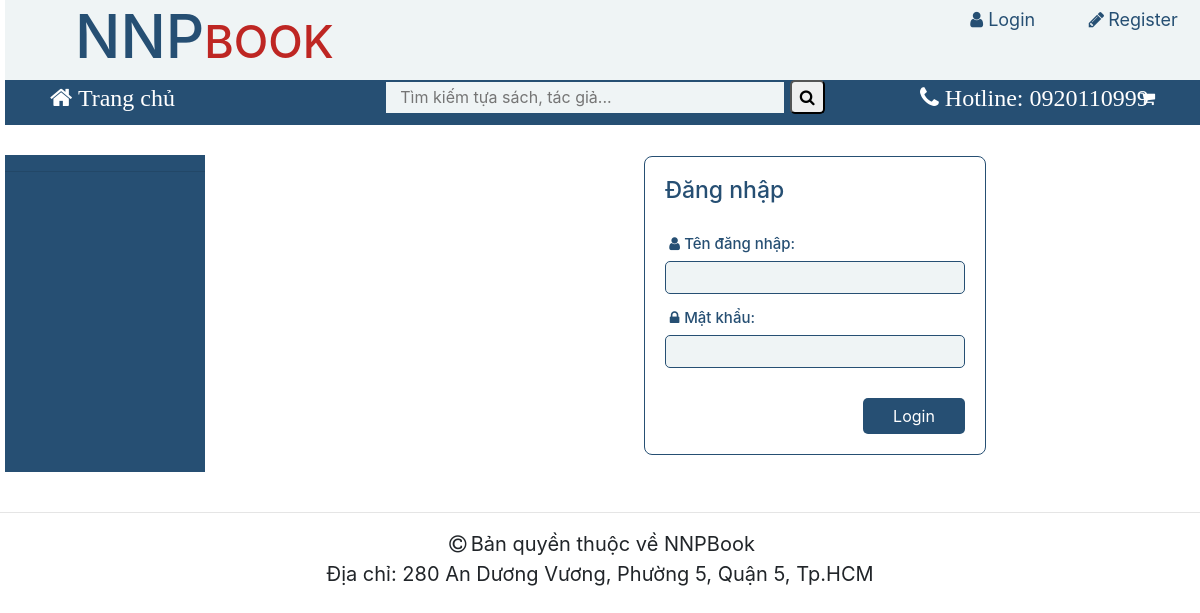
The app's page /index.php?mod=User&act=login, older data.
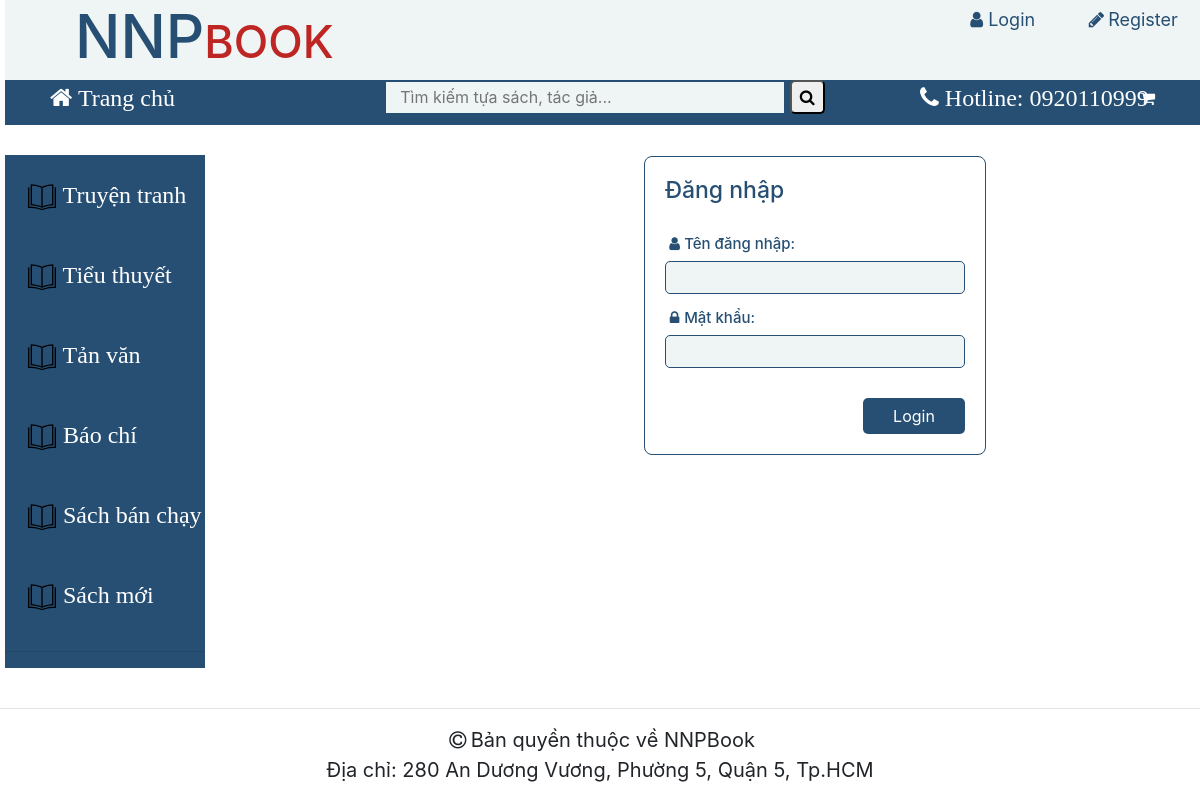
The same page, newer data.
### tables this page shows
CREATE TABLE `loaisach` (
  `MaLoai` int(11) NOT NULL,
  `TenLoai` varchar(50) NOT NULL
);

### Controller/Sach/LayLoai.php (called while the page is built)
<?php
include_once("Model/Category.php");
$rs= new Category();
$result=$rs->GetCategories();
include_once("View/Category/ShowCategories.php");
 ?>

### Model/Category.php (called while the page is built, shortened)
<?php
include_once("DataProvider.php");
class Category
{
	private $da;
	function __construct()
	{
		$this->da = new DataProvider();
	}
	function GetCategories()
	{
		return $this->da->FetchAll("Select * from loaisach");
	}
}
?>

### Model/DataProvider.php (called while the page is built, shortened)
<?php
class DataProvider
{
	private $link;
	function __construct()
	{
		$this->link=mysqli_connect("localhost","root","","websach");
	}
	function ExecuteQuery($sql)
	{
		mysqli_query($this->link,"set names 'utf8'");
		return mysqli_query($this->link, $sql);
	}
	function FetchAll($sql)
	{
		$result=$this->ExecuteQuery($sql);
		$arr=array();
		while($row= mysqli_fetch_assoc($result))
		{
			$arr[]=$row;
		}
		return $arr;
	}
}
?>

### View/Category/ShowCategories.php (the view, shortened to what this page needs)
<div class="vertical-menu">
    <?php
    foreach($result as $row)
		{
			echo "<a href=\"index.php?mod=Sach&act=XLlaysach&MaLoai=$row[MaLoai]\"><img class=\"icon\" src=\"Image/icon.png\" /> $row[TenLoai]</a>";
		}
  ?>
  </div>
<hr class="noscreen">

Row changes from the older to the newer data that the page shows:
added loaisach: TenLoai "Truyện tranh"
added loaisach: TenLoai "Tiểu thuyết"
added loaisach: TenLoai "Tản văn"
added loaisach: TenLoai "Báo chí"
added loaisach: TenLoai "Sách bán chạy"
added loaisach: TenLoai "Sách mới"
